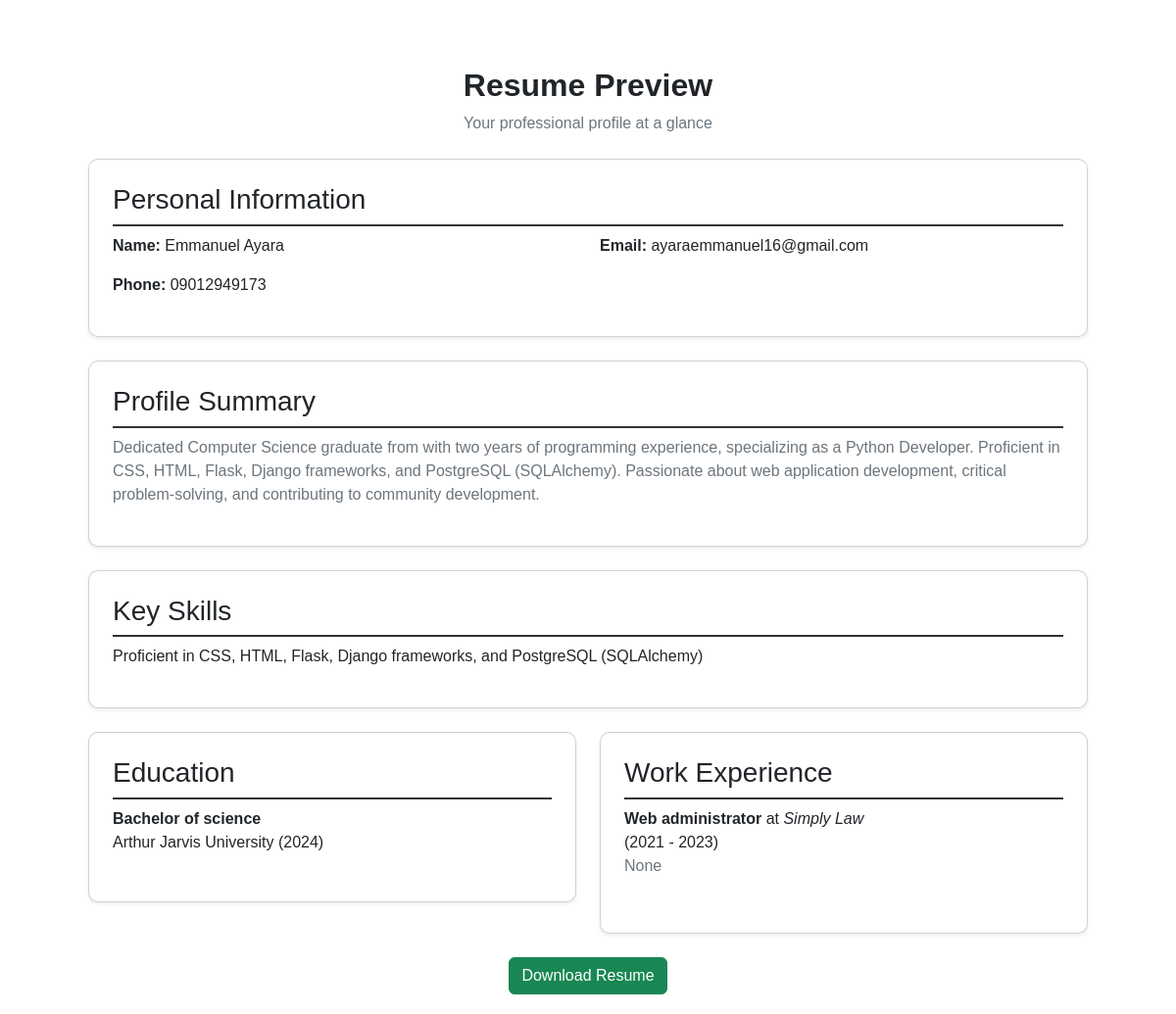
Page /resume/preview (signed in) on the committed database.
### models.py (models this page shows)
class Resume(db.Model):
    id = db.Column(db.Integer, primary_key=True)
    user_id = db.Column(db.Integer, db.ForeignKey("user.id"), nullable=False)
    full_name = db.Column(db.String(150), nullable=False)
    phone = db.Column(db.String(20), nullable=False)
    email = db.Column(db.String(150), nullable=False)
    profile_summary = db.Column(db.Text, nullable=True)  # Profile Summary
    activities_interests = db.Column(db.Text, nullable=True)  # List of activities
    key_skills = db.Column(db.Text, nullable=True)  # List of skills
    education = db.relationship("Education", backref="resume", lazy=True, cascade="all, delete-orphan")  # Multiple entries
    experience = db.relationship("WorkExperience", backref="resume", lazy=True, cascade="all, delete-orphan")  # Multiple entries
    user = db.relationship("User", backref="resume", uselist=False)

class Education(db.Model):
    id = db.Column(db.Integer, primary_key=True)
    resume_id = db.Column(db.Integer, db.ForeignKey("resume.id"), nullable=False)
    degree = db.Column(db.String(200), nullable=False)
    institution = db.Column(db.String(200), nullable=False)
    year = db.Column(db.String(50), nullable=False)

class WorkExperience(db.Model):
    id = db.Column(db.Integer, primary_key=True)
    resume_id = db.Column(db.Integer, db.ForeignKey("resume.id"), nullable=False)
    job_title = db.Column(db.String(200), nullable=False)
    company = db.Column(db.String(200), nullable=False)
    location = db.Column(db.String(200), nullable=True)
    start_year = db.Column(db.String(50), nullable=False)
    end_year = db.Column(db.String(50), nullable=True)
    description = db.Column(db.Text, nullable=True)

### routes.py (the view)
@app.route("/resume/preview")
@login_required
def resume_preview():
    resume = Resume.query.filter_by(user_id=current_user.id).order_by(Resume.id.desc()).first()
    if not resume:
        flash("You have not created a resume yet.", "warning")
        return redirect(url_for("resume"))
    education = Education.query.filter_by(resume_id=resume.id).all()
    experience = WorkExperience.query.filter_by(resume_id=resume.id).all()
    return render_template("resume_preview.html", resume=resume, education=education, experience=experience)

### app.py (called while the page is built)
@app.after_request
def add_header(response):
    response.headers["Cache-Control"] = "no-store, no-cache, must-revalidate, max-age=0"
    return response

### models.py (called while the page is built)
@login_manager.user_loader
def load_user(user_id):
    return User.query.get(int(user_id))

### templates/resume_preview.html (shortened to what this page needs)
<!DOCTYPE html>
<html>
<head>
    <link rel="stylesheet" href="https://cdn.jsdelivr.net/npm/bootstrap@5.3.0/dist/css/bootstrap.min.css">
</head>
<body>
<div class="container mt-5">
    <div class="text-center mb-4">
        <h2 class="fw-bold">Resume Preview</h2>
        <p class="text-muted">Your professional profile at a glance</p>
    </div>
    <div class="card shadow-sm p-4 mb-4">
        <h3 class="border-bottom pb-2">Personal Information</h3>
        <div class="row">
            <div class="col-md-6">
                <p><strong>Name:</strong> {{ resume.full_name }}</p>
                <p><strong>Phone:</strong> {{ resume.phone }}</p>
            </div>
            <div class="col-md-6">
                <p><strong>Email:</strong> {{ resume.email }}</p>
            </div>
        </div>
    </div>
    <div class="card shadow-sm p-4 mb-4">
        <h3 class="border-bottom pb-2">Profile Summary</h3>
        <p class="text-muted">{{ resume.profile_summary }}</p>
    </div>
    <div class="card shadow-sm p-4 mb-4">
        <h3 class="border-bottom pb-2">Key Skills</h3>
        <p>{{ resume.key_skills }}</p>
    </div>
    <div class="row">
        <div class="col-md-6">
            <div class="card shadow-sm p-4 mb-4">
                <h3 class="border-bottom pb-2">Education</h3>
                <ul class="list-unstyled">
                    {% for edu in education %}
                        <li class="mb-2">
                            <strong>{{ edu.degree }}</strong><br>
                            {{ edu.institution }} ({{ edu.year }})
                        </li>
                    {% endfor %}
                </ul>
            </div>
        </div>
        <div class="col-md-6">
            <div class="card shadow-sm p-4 mb-4">
                <h3 class="border-bottom pb-2">Work Experience</h3>
                <ul class="list-unstyled">
                    {% for exp in experience %}
                        <li class="mb-3">
                            <strong>{{ exp.job_title }}</strong> at <em>{{ exp.company }}</em><br>
                            ({{ exp.start_year }} - {{ exp.end_year }})<br>
                            <span class="text-muted">{{ exp.description }}</span>
                        </li>
                    {% endfor %}
                </ul>
            </div>
        </div>
    </div>
</div>
<div style="display: flex; justify-content: center;">
    <a href="{{ url_for('resume_download') }}" class="btn btn-success"
       style="transition: background-color 0.3s ease;"
       onmouseover="this.style.backgroundColor='darkgreen'; this.style.color='white';"
       onmouseout="this.style.backgroundColor='green'; this.style.color='white';">
       Download Resume
    </a>
</div>
</body>
</html>

### templates/resume_preview.html (style rules this page uses)
body { font-family: Arial, sans-serif; padding: 20px; }
.container { width: 90%; margin: auto; }
.card { border-radius: 10px; box-shadow: 0 4px 6px rgba(0, 0, 0, 0.1); }
.border-bottom { border-bottom: 2px solid #333 !important; }
.text-muted { color: #6c757d !important; }

### rows in the picture
Resume: full_name "Emmanuel Ayara", phone "09012949173", email "ayaraemmanuel16@gmail.com", profile_summary "Dedicated Computer Science graduate from with two years of programming experience, specializing as a Python Developer. Proficient in CSS, HTML, Flask, Django frameworks, and PostgreSQL (SQLAlchemy). Passionate about web application development, critical problem-solving, and contributing to community development.", key_skills "Proficient in CSS, HTML, Flask, Django frameworks, and PostgreSQL (SQLAlchemy)"
Education: degree "Bachelor of science", institution "Arthur Jarvis University", year "2024"
WorkExperience: job_title "Web administrator", company "Simply Law", start_year "2021", end_year "2023", description "None"
